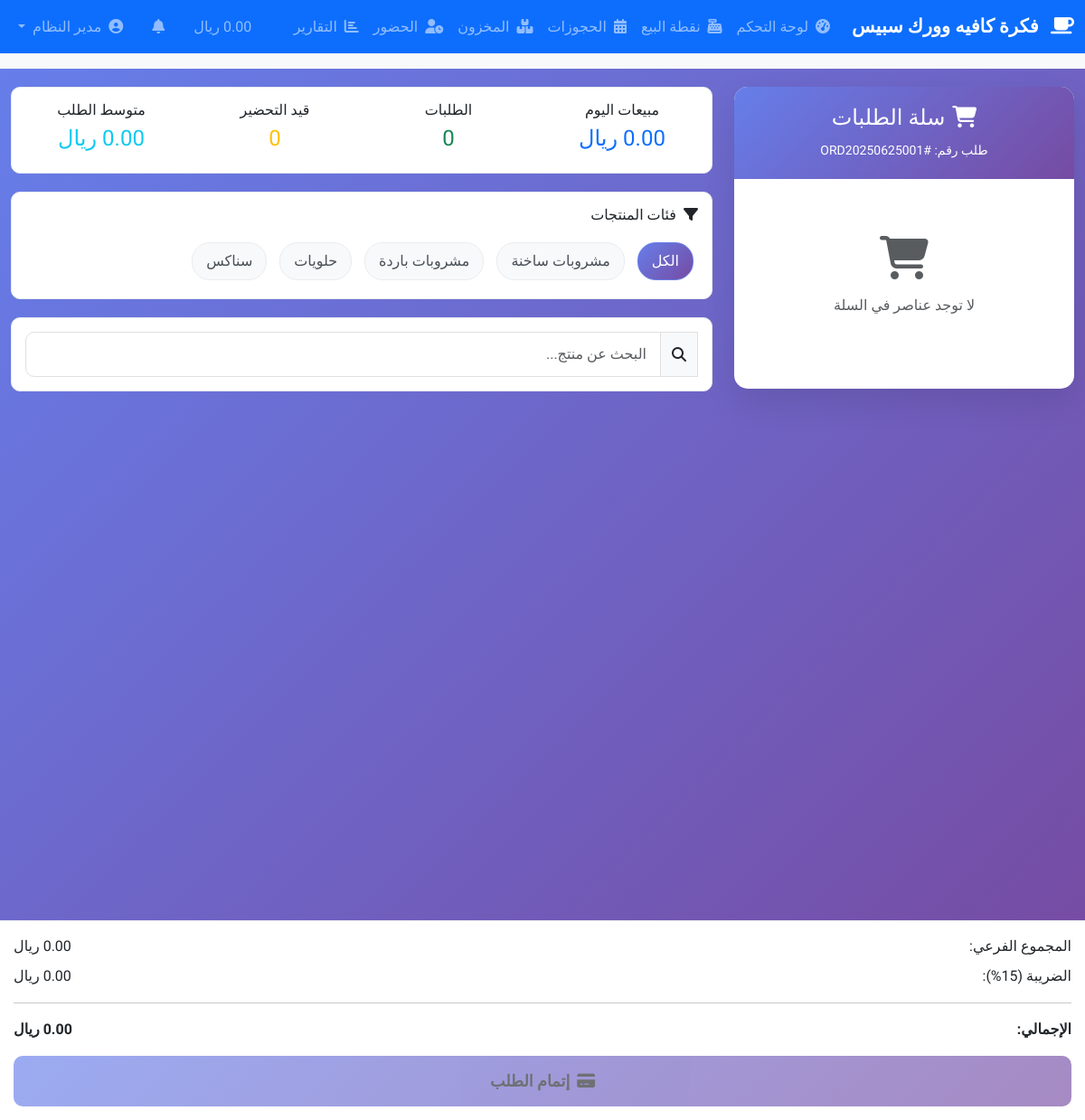
Page /pos/ (signed in) on the committed database.
### models.py (models this page shows, shortened)
class User(UserMixin, db.Model):
    id = db.Column(db.Integer, primary_key=True)
    username = db.Column(db.String(80), unique=True, nullable=False)
    email = db.Column(db.String(120), unique=True, nullable=False)
    password_hash = db.Column(db.String(255), nullable=False)
    first_name = db.Column(db.String(80), nullable=False)
    last_name = db.Column(db.String(80), nullable=False)
    phone = db.Column(db.String(20))
    role_id = db.Column(db.Integer, db.ForeignKey('role.id'), nullable=False)
    employee_id = db.Column(db.String(20), unique=True)
    salary = db.Column(db.Float)
    hire_date = db.Column(db.Date, default=datetime.utcnow)
    is_active = db.Column(db.Boolean, default=True)
    current_qr_token = db.Column(db.String(255))
    qr_expiry = db.Column(db.DateTime)
    created_at = db.Column(db.DateTime, default=datetime.utcnow)
    attendance_records = db.relationship('Attendance', backref='employee', lazy='dynamic')
    orders = db.relationship('Order', backref='cashier', lazy='dynamic')

class Category(db.Model):
    id = db.Column(db.Integer, primary_key=True)
    name = db.Column(db.String(80), nullable=False)
    name_ar = db.Column(db.String(80), nullable=False)
    description = db.Column(db.Text)
    image_url = db.Column(db.String(255))
    is_active = db.Column(db.Boolean, default=True)
    sort_order = db.Column(db.Integer, default=0)
    products = db.relationship('Product', backref='category', lazy='dynamic')

### routes/pos.py (the view)
@pos_bp.route('/')
@login_required
def index():
    from datetime import date
    from sqlalchemy import func
    categories = Category.query.filter_by(is_active=True).order_by(Category.sort_order).all()
    products = Product.query.filter_by(is_available=True).all()
    active_orders = Order.query.filter(
        Order.status.in_(['pending', 'preparing', 'ready'])
    ).order_by(Order.created_at.desc()).all()
    today = date.today()
    today_orders = Order.query.filter(
        func.date(Order.created_at) == today,
        Order.payment_status == 'paid'
    ).all()
    daily_sales = sum(order.total_amount for order in today_orders)
    daily_orders = len(today_orders)
    pending_orders = Order.query.filter(
        Order.status.in_(['pending', 'preparing'])
    ).count()
    avg_order = daily_sales / daily_orders if daily_orders > 0 else 0
    rooms = Room.query.filter_by(is_available=True).all()
    order_number = f"ORD{datetime.now().strftime('%Y%m%d')}{Order.query.count() + 1:03d}"
    return render_template('pos/index.html',
                         categories=categories,
                         products=products,
                         active_orders=active_orders,
                         daily_sales=daily_sales,
                         daily_orders=daily_orders,
                         pending_orders=pending_orders,
                         avg_order=avg_order,
                         rooms=rooms,
                         order_number=order_number)

### templates/pos/index.html (shortened to what this page needs)
{% extends "base.html" %}
{% block content %}
<div class="pos-container">
    <div class="container-fluid">
        <div class="row">
            <div class="col-md-4">
                <div class="pos-card">
                    <div class="cart-header">
                        <h4><i class="fas fa-shopping-cart me-2"></i>سلة الطلبات</h4>
                        <small>طلب رقم: #<span id="order-number">{{ order_number }}</span></small>
                    </div>
                    <div class="cart-items" id="cart-items">
                        <div class="text-center text-muted py-5">
                            <i class="fas fa-shopping-cart fa-3x mb-3"></i>
                            <p>لا توجد عناصر في السلة</p>
                        </div>
                    </div>
                    <div class="cart-total">
                        <div class="d-flex justify-content-between mb-2">
                            <span>المجموع الفرعي:</span>
                            <span id="subtotal">0.00 ريال</span>
                        </div>
                        <div class="d-flex justify-content-between mb-2">
                            <span>الضريبة (15%):</span>
                            <span id="tax">0.00 ريال</span>
                        </div>
                        <hr>
                        <div class="d-flex justify-content-between mb-3">
                            <strong>الإجمالي:</strong>
                            <strong id="total">0.00 ريال</strong>
                        </div>
                        <button class="btn btn-checkout" onclick="checkout()" disabled id="checkout-btn">
                            <i class="fas fa-credit-card me-2"></i>إتمام الطلب
                        </button>
                    </div>
                </div>
            </div>
            <div class="col-md-8">
                <div class="pos-stats">
                    <div class="row text-center">
                        <div class="col-3">
                            <h6>مبيعات اليوم</h6>
                            <h4 class="text-primary">{{ "%.2f"|format(daily_sales) }} ريال</h4>
                        </div>
                        <div class="col-3">
                            <h6>الطلبات</h6>
                            <h4 class="text-success">{{ daily_orders }}</h4>
                        </div>
                        <div class="col-3">
                            <h6>قيد التحضير</h6>
                            <h4 class="text-warning">{{ pending_orders }}</h4>
                        </div>
                        <div class="col-3">
                            <h6>متوسط الطلب</h6>
                            <h4 class="text-info">{{ "%.2f"|format(avg_order) }} ريال</h4>
                        </div>
                    </div>
                </div>
                <div class="category-filter">
                    <h6 class="mb-3"><i class="fas fa-filter me-2"></i>فئات المنتجات</h6>
                    <button class="btn category-btn active" onclick="filterCategory('all')">الكل</button>
                    {% for category in categories %}
                    <button class="btn category-btn" onclick="filterCategory('{{ category.id }}')">
                        {{ category.name_ar }}
                    </button>
                    {% endfor %}
                </div>
                <div class="category-filter">
                    <div class="input-group">
                        <span class="input-group-text"><i class="fas fa-search"></i></span>
                        <input type="text" class="form-control" placeholder="البحث عن منتج..."
                            onkeyup="searchProducts(this.value)">
                    </div>
                </div>
                <div class="products-section" id="products-container">
                </div>
            </div>
        </div>
    </div>
</div>
{% endblock %}

### templates/base.html (shortened to what this page needs)
<!DOCTYPE html>
<html lang="ar" dir="rtl">
<head>
    <link href="https://cdn.jsdelivr.net/npm/bootstrap@5.3.0/dist/css/bootstrap.rtl.min.css" rel="stylesheet">
    <link rel="stylesheet" href="https://cdnjs.cloudflare.com/ajax/libs/font-awesome/6.4.0/css/all.min.css">
    <link rel="stylesheet" href="{{ url_for('static', filename='css/style.css') }}">
</head>
<body>
    {% if current_user.is_authenticated %}
    <nav class="navbar navbar-expand-lg navbar-dark bg-primary fixed-top">
        <div class="container-fluid">
            <a class="navbar-brand" href="{{ url_for('dashboard.main') }}">
                <i class="fas fa-coffee me-2"></i>
                {{ cafe_name }}
            </a>
            <div class="collapse navbar-collapse" id="navbarNav">
                <ul class="navbar-nav me-auto">
                    <li class="nav-item">
                        <a class="nav-link" href="{{ url_for('dashboard.main') }}">
                            <i class="fas fa-tachometer-alt me-1"></i>
                            لوحة التحكم
                        </a>
                    </li>
                    {% if has_permission('process_orders') %}
                    <li class="nav-item">
                        <a class="nav-link" href="{{ url_for('pos.index') }}">
                            <i class="fas fa-cash-register me-1"></i>
                            نقطة البيع
                        </a>
                    </li>
                    {% endif %}
                    {% if has_permission('manage_bookings') %}
                    <li class="nav-item">
                        <a class="nav-link" href="{{ url_for('booking.index') }}">
                            <i class="fas fa-calendar-alt me-1"></i>
                            الحجوزات
                        </a>
                    </li>
                    {% endif %}
                    {% if has_permission('manage_inventory') %}
                    <li class="nav-item">
                        <a class="nav-link" href="{{ url_for('inventory.index') }}">
                            <i class="fas fa-boxes me-1"></i>
                            المخزون
                        </a>
                    </li>
                    {% endif %}
                    {% if has_permission('view_attendance') %}
                    <li class="nav-item">
                        <a class="nav-link" href="{{ url_for('attendance.index') }}">
                            <i class="fas fa-user-clock me-1"></i>
                            الحضور
                        </a>
                    </li>
                    {% endif %}
                    {% if has_permission('view_reports') %}
                    <li class="nav-item">
                        <a class="nav-link" href="{{ url_for('reports.index') }}">
                            <i class="fas fa-chart-bar me-1"></i>
                            التقارير
                        </a>
                    </li>
                    {% endif %}
                </ul>
                <ul class="navbar-nav">
                    <li class="nav-item dropdown me-3">
                        <a class="nav-link" href="#" id="liveStats">
                            <span id="todaySales">0</span> ريال
                        </a>
                    </li>
                    <li class="nav-item dropdown me-3">
                        <a class="nav-link position-relative" href="#" data-bs-toggle="dropdown">
                            <i class="fas fa-bell"></i>
                        </a>
                    </li>
                    <li class="nav-item dropdown">
                        <a class="nav-link dropdown-toggle" href="#" data-bs-toggle="dropdown">
                            <i class="fas fa-user-circle me-1"></i>
                            {{ current_user.first_name }} {{ current_user.last_name }}
                        </a>
                    </li>
                </ul>
            </div>
        </div>
    </nav>
    {% endif %}
    <main class="{% if current_user.is_authenticated %}main-content{% endif %}">
        {% block content %}{% endblock %}
    </main>
    {% if current_user.is_authenticated %}
    <footer class="bg-light text-center py-3 mt-5">
        <div class="container">
            <span class="text-muted">© {{ current_year }} {{ cafe_name }} - جميع الحقوق محفوظة</span>
        </div>
    </footer>
    {% endif %}
</body>
</html>

### static/css/style.css (style rules this page uses)
body { font-family: "Cairo", sans-serif; background-color: #f8f9fa; line-height: 1.6; }
.navbar-brand { font-weight: 700; font-size: 1.3rem; }
.navbar-nav .nav-link { font-weight: 500; transition: all 0.3s ease; }
.main-content { margin-top: 76px; min-height: calc(100vh - 76px); padding-bottom: 60px; }
.btn { border-radius: 25px; font-weight: 500; padding: 8px 20px; transition: all 0.3s ease; }
.form-control { border-radius: 10px; border: 1px solid #e0e0e0; padding: 12px 15px; transition: all 0.3s ease; }
.input-group-text { background-color: #f8f9fa; border: 1px solid #e0e0e0; border-radius: 10px 0 0 10px; }

### templates/pos/index.html (style rules this page uses)
.pos-container { background: linear-gradient(135deg, #667eea 0%, #764ba2 100%); min-height: calc(100vh - 56px); padding: 20px 0; }
.pos-card { background: white; border-radius: 15px; box-shadow: 0 15px 35px rgba(0, 0, 0, 0.1); overflow: hidden; }
.products-section { height: calc(100vh - 200px); overflow-y: auto; padding: 20px; }
.cart-header { background: linear-gradient(135deg, #667eea 0%, #764ba2 100%); color: white; padding: 20px; text-align: center; }
.cart-items { height: calc(100% - 200px); overflow-y: auto; padding: 15px; }
.cart-total { background: white; padding: 15px; border-top: 1px solid #e9ecef; position: absolute; bottom: 0; left: 0; right: 0; }
.btn-checkout { background: linear-gradient(135deg, #667eea 0%, #764ba2 100%); border: none; color: white; padding: 15px; border-radius: 10px; font-size: 1.1rem; font-weight: bold; width: 100%; }
.category-filter { background: white; border-radius: 10px; padding: 15px; margin-bottom: 20px; border: 1px solid #e9ecef; }
.category-btn { background: #f8f9fa; border: 1px solid #e9ecef; color: #495057; padding: 8px 15px; border-radius: 20px; margin: 5px; transition: all 0.3s ease; }
.category-btn.active, .category-btn:hover { background: linear-gradient(135deg, #667eea 0%, #764ba2 100%); color: white; border-color: #667eea; }
.pos-stats { background: white; border-radius: 10px; padding: 15px; margin-bottom: 20px; border: 1px solid #e9ecef; }

### rows in the picture
User: first_name "مدير", last_name "النظام"
Category: name_ar "مشروبات ساخنة"
Category: name_ar "مشروبات باردة"
Category: name_ar "حلويات"
Category: name_ar "سناكس"

### other values in the picture
{{ cafe_name }} "فكرة كافيه وورك سبيس"
{{ order_number }} "ORD20250625001"
{{ daily_orders }} "0"
{{ pending_orders }} "0"
